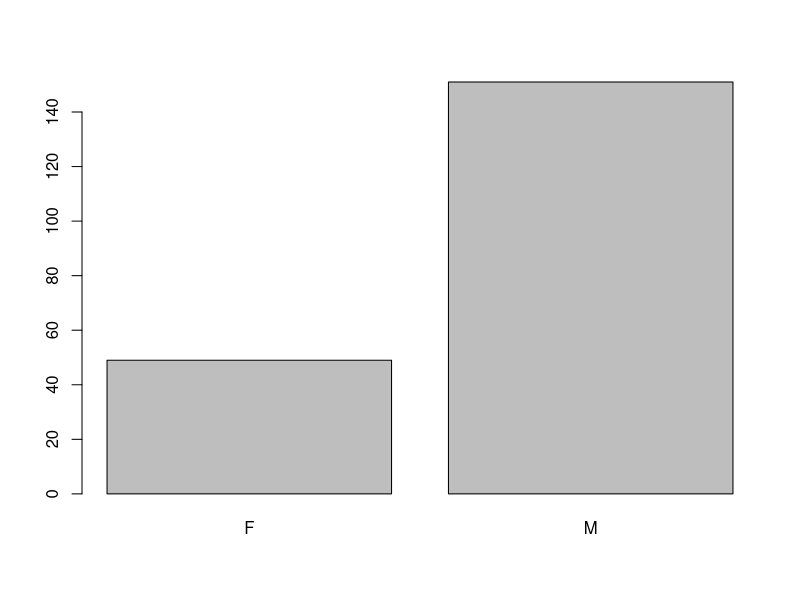
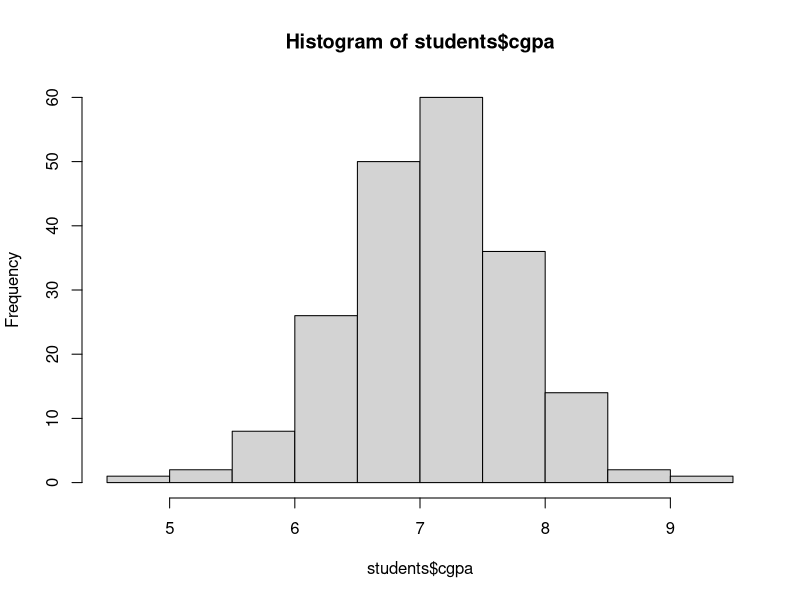
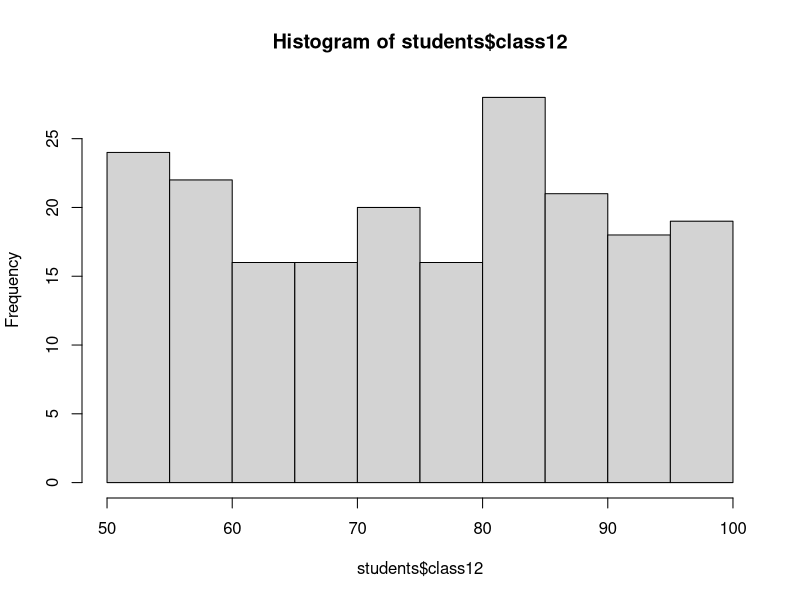
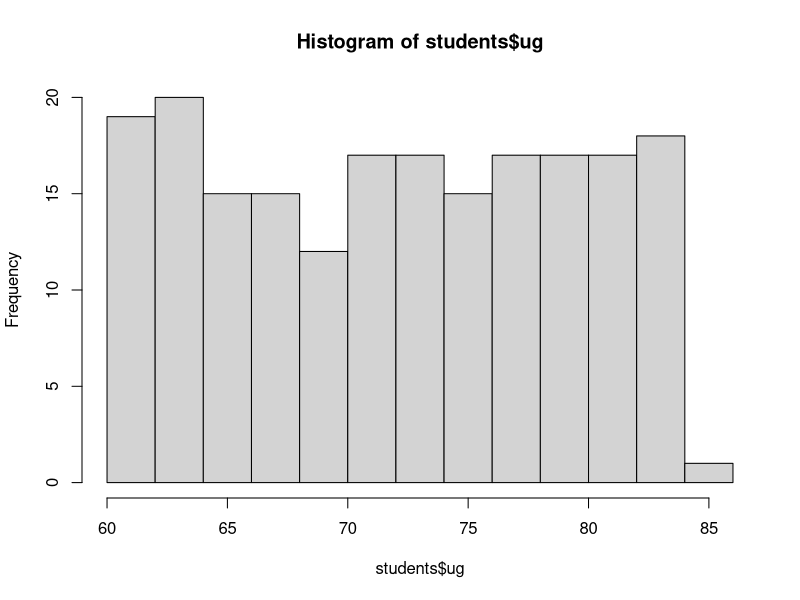
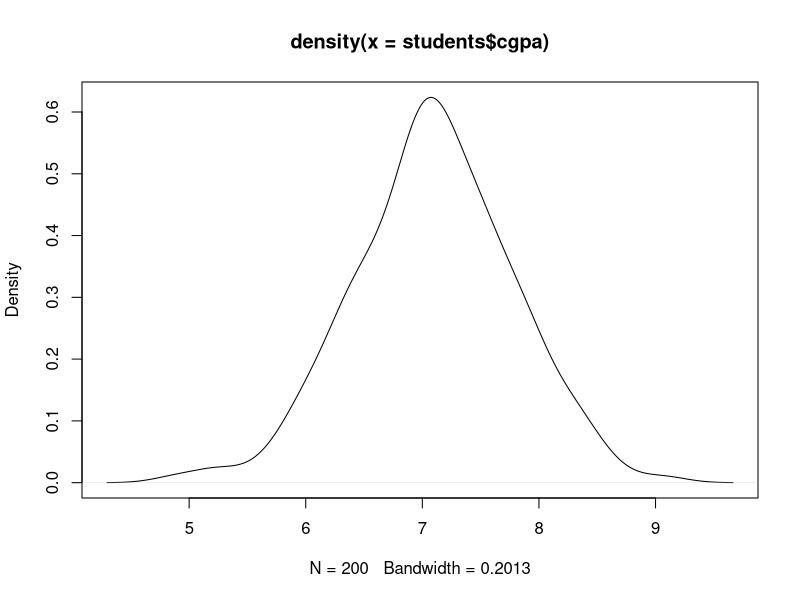
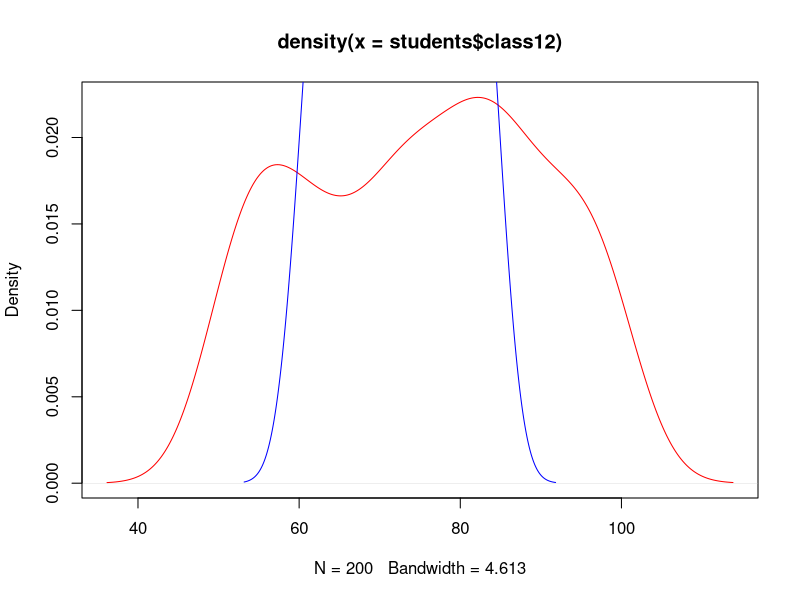
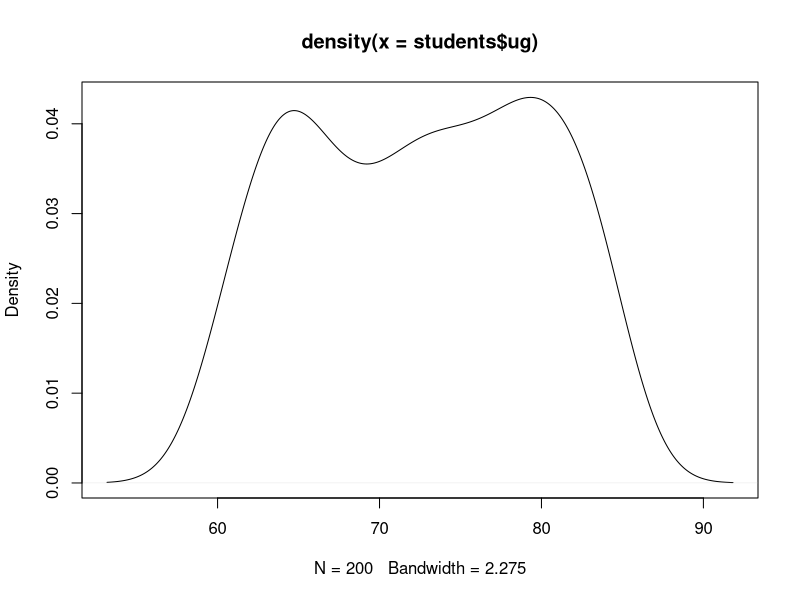

The R script that drew these images, in order:
#Plots using Placement analysis
library(dplyr)
library(ggplot2)

#student Profile
#select, gender, cgpa, class12, ug
n=200
(rollno = paste('Taxila',100:(100+n-1),sep='-'))
length(rollno)
(gender = sample(c('M','F'), size=n, replace=T, prob=c(.75,.25)))
table(gender)
#rep('M',100)
(cgpa = round(rnorm(n, mean=7, sd=.75),2))
range(cgpa)
(class12 = round(runif(n, min=50, max=100)))
range(class12)
mean(class12)
(ug = round(runif(n, min=60, max=85)))
range(ug); mean(ug)
students = data.frame(rollno, gender, cgpa, class12, ug)
head(students)

#placement Drives
(drives = paste('Drive',1:5,sep='-'))
rollno
(driveResults = expand.grid(rollno, drives))
#200 students x 5 drives = 1000 rows
nrow(driveResults)
names(driveResults) = c('rollno', 'driveNo')
head(driveResults)
(driveResults$select = sample(c('Yes','No'), size=nrow(driveResults), replace=T, prob=c(.3,.7)))
table(driveResults$select)
head(driveResults)
driveResults$salary = round(rnorm(nrow(driveResults), mean=8, sd=1),2)
driveResults$salary = ifelse(driveResults$select == 'No', NA, driveResults$salary)
head(driveResults)

#Placement Drive 
names(students); names(driveResults)
head(students)
placementResults = merge(students, driveResults, by.x='rollno', by.y='rollno', all.x=T)
head(placementResults)

#data ready for analysis

#student Profile
#gender
head(students)
barplot(table(students$gender))
hist(students$cgpa)
hist(students$class12)
hist(students$ug)
attach(students)
plot(density(students$cgpa))
plot(density(students$class12), col='red')
lines(density(students$ug), col='blue')
plot(density(students$ug))
